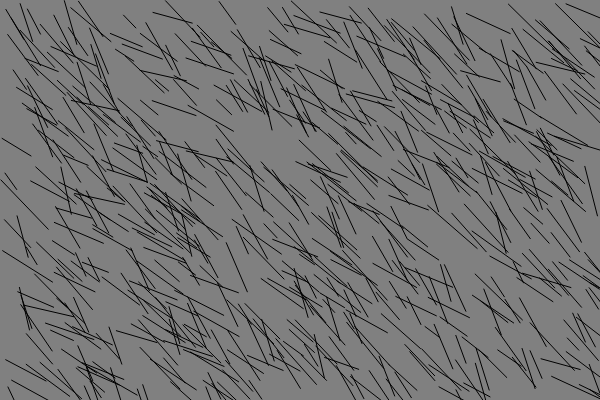
Frame 1 (no input)
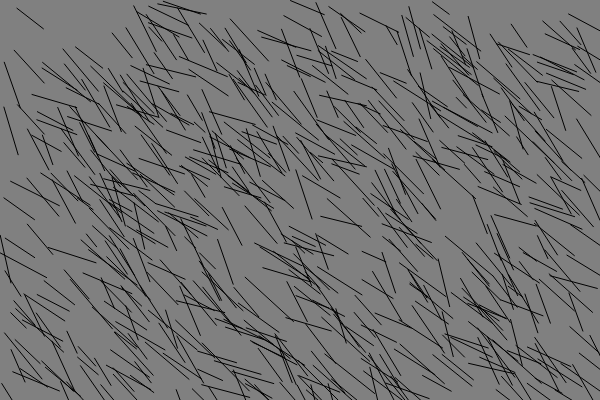
Frame 2 (the mouse pressed at the canvas centre, redrawn once)

The p5.js sketch that drew these frames (run headless with seeded random() and noise() and a simulated clock; the mouse was pressed at the canvas centre and the sketch redrawn once):

// p5.js sketch
// ── sketch.js
function setup() {
  createCanvas(600, 400);
}

function draw() {
  background(128);
  
  for (let i = 0; i < 600; i++) {
    let x1 = random(0.0, width - 10.0);
    let y1 = random(0.0, height - 10.0);
    
    let x2 = x1 + random(10.0, 50.0);
    let y2 = y1 + random(10.0, 50.0);
    
    line(x1, y1, x2, y2);
  }
  
  noLoop();
}
